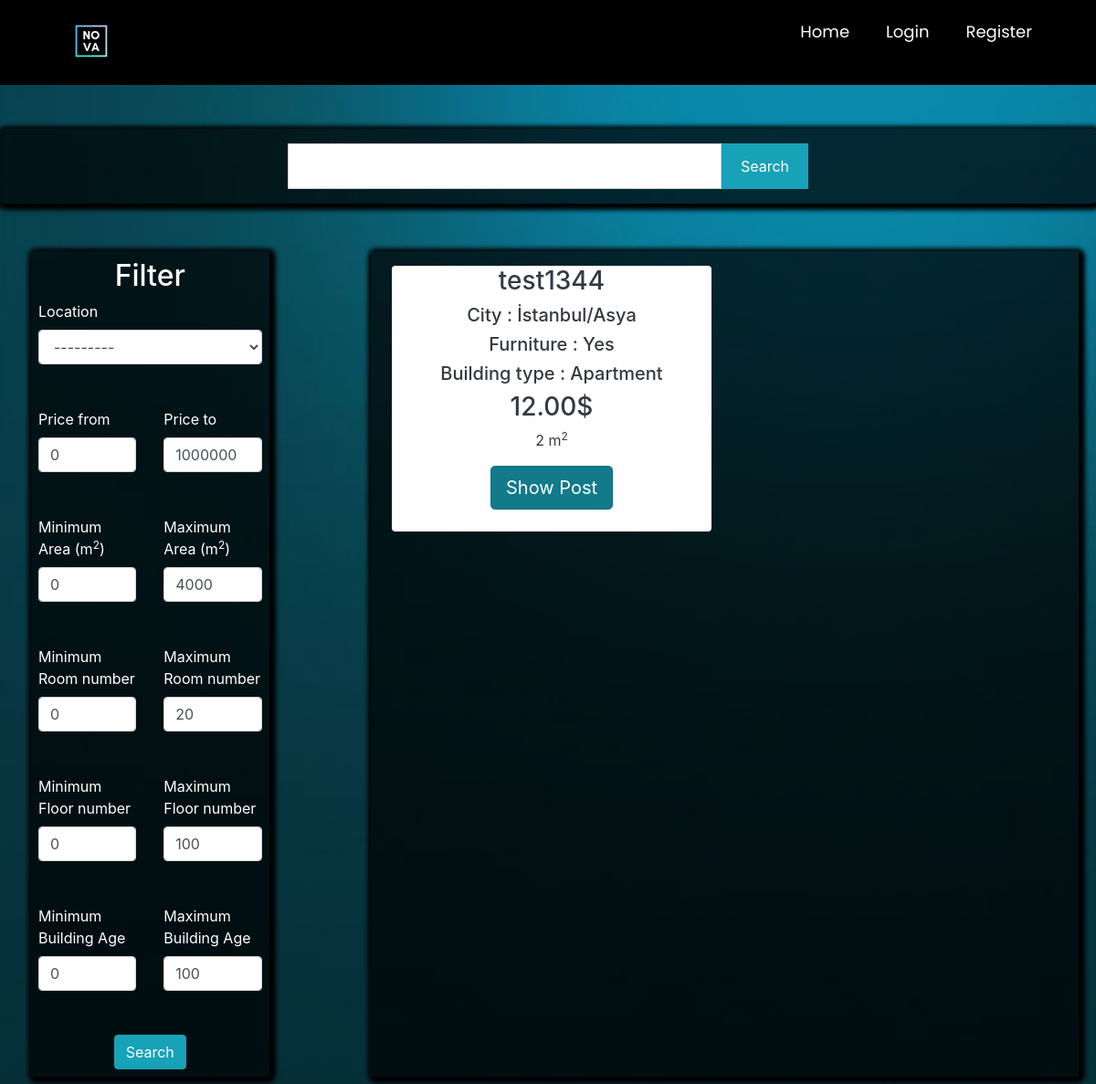
Before: /postlistings/forsale with the older database file.
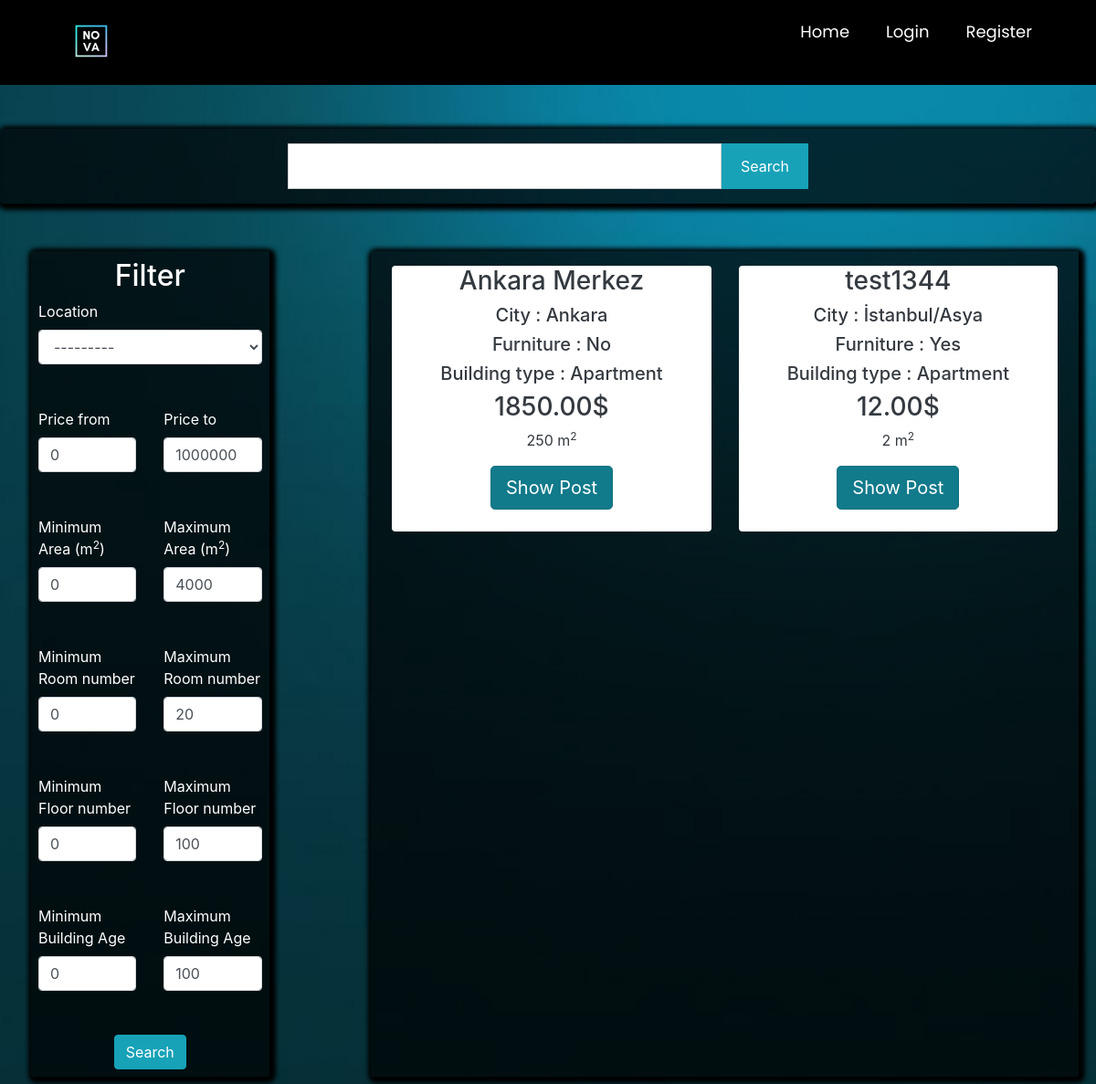
After: the same page with the newer database file.
### main/models.py (models this page shows, shortened)
class Post(models.Model):
    ouruser = models.ForeignKey(ourUser, null=True, on_delete=models.CASCADE)
    post_title = models.CharField(max_length=255,null=True)
    post_description = models.TextField()
    price = models.DecimalField(decimal_places=2 , max_digits=12)
    location = models.CharField(max_length=255,null=True,choices=city)
    postType = models.CharField(choices=RorS , max_length=50, null=True , default='For Sale')
    floor = models.DecimalField(decimal_places=0 , max_digits=3 ,null=True)
    building_age = models.DecimalField(decimal_places=0, max_digits=2 , null=True)
    area = models.DecimalField(decimal_places=0,max_digits=4 ,null=True)
    isFurniture = models.CharField(choices=Furniture ,null=True,max_length=50,default="No")
    building_type = models.CharField(choices=b_types ,null=True ,max_length=50)
    room = models.DecimalField(decimal_places=0 , max_digits=3 ,null=True)

### main/views.py (the view)
# urls.py: path('postlistings/<str:RoS>',views.postlistings, name="postlistings" ),
def postlistings(request,RoS):
    if RoS == 'forsale':
        cu = Post.objects.all().filter(postType='For Sale')
    elif RoS =='forrent':
        cu = Post.objects.all().filter(postType='For Rent')
    query = request.GET.get('query')
    price_from = request.GET.get('price_from',0)
    price_to = request.GET.get('price_to', 1000000000)
    min_area = request.GET.get('min_area', 0)
    max_area = request.GET.get('max_area', 4000)
    min_age = request.GET.get('min_age', 0)
    max_age = request.GET.get('max_age', 100)
    min_room_num = request.GET.get('min_room_num', 0)
    max_room_num = request.GET.get('max_room_num', 20)
    min_floor_num = request.GET.get('min_floor_num', 0)
    max_floor_num = request.GET.get('max_floor_num', 100)
    if query != None:
        print("sadasdas")
        cu = cu.filter(Q(post_title__icontains = query) | Q(location__icontains = query)| Q(area__icontains = query)| Q(building_type__icontains = query))
    else:
        query = ""
    cu = cu.filter(price__gte =price_from).filter(price__lte=price_to)
    cu = cu.filter(area__gte=min_area).filter(area__lte=max_area)
    cu = cu.filter(building_age__gte=min_age).filter(building_age__lte=max_age)
    cu = cu.filter(room__gte=min_room_num).filter(room__lte=max_room_num)
    cu = cu.filter(floor__gte=min_floor_num).filter(floor__lte=max_floor_num)
    myFilter = PostFilter(request.GET , queryset=cu)
    cu = myFilter.qs
    context = {
        'cu': cu,
        'RoS': RoS,
        'price_from':price_from,
        'price_to':price_to,
        'min_area':min_area,
        'max_area':max_area,
        'min_age': min_age,
        'max_age': max_age,
        'min_room_num':min_room_num,
        'max_room_num':max_room_num,
        'min_floor_num':min_floor_num,
        'max_floor_num':max_floor_num,
        'myFilter': myFilter,
        'query':query,
    }
    return render(request, 'main/postlistings.html' , context )

### main/templates/main/postlistings.html (shortened to what the changed rows need)
{% extends 'main/mainpage.html' %}
{% load widget_tweaks %}
{% load static %}
{% block content %}
<head>
    <link rel="stylesheet" href="https://maxcdn.bootstrapcdn.com/bootstrap/4.0.0/css/bootstrap.min.css"
>
</head>
<form action="{% url 'postlistings' RoS %}" method="get">
<div class="container p-1 my-1 text-white rounded">
    <div class="row blog">
        <div class="col-md-3 ">
                <div class="rounded p-2"
                     style="background-color: rgba(0,0,0,0.7) ; box-shadow: 2px 2px 5px 5px #000000">
                    <center><h2 class="is-size-5">Filter</h2></center>
                    <br><br>
                    <br><br>
                    <br><br>
                    <br><br>
                    <br><br>
                    <br><br>
                </div>
        </div>
        <div class="col-md-8 rounded" style=" box-shadow: 2px 2px 5px 5px #000000;background-color: rgba(0,0,0,0.7)">
            <div class="row p-2 my-2">
                {% if cu %}
                {% for i in cu %}
                <div class="col-md-6 ">
                    <div class="container-fluid bg-white rounded text-dark" style="text-align:center;">
                        <h3>{{ i.post_title }}</h3>
                        <h5>City : {{ i.location }}</h5>
                        <h5>Furniture : {{ i.isFurniture }}</h5>
                        <h5>Building type : {{ i.building_type }}</h5>
                        <h3>{{ i.price }}$</h3>
                        <p class="descroption">{{i.area}} m<sup>2</sup></p>
                        <a href="{% url 'product_details' i.id %}" class="btn btn-info btn-lg active" role="button"
                           aria-pressed="true">Show Post</a>
                        <br><br>
                    </div>
                    <br>
                </div>
                {% endfor %}
                {%else%}
                <h3>No related search results are available...</h3>
                {% endif %}
            </div>
        </div>
    </div>
</div>
</form>
{% endblock %}

Changed rows visible on the page:
now on this page (row edited): Post: post_title "Ankara Merkez", location "Ankara", isFurniture "No", building_type "Apartment", price "1850.00", area "250"
